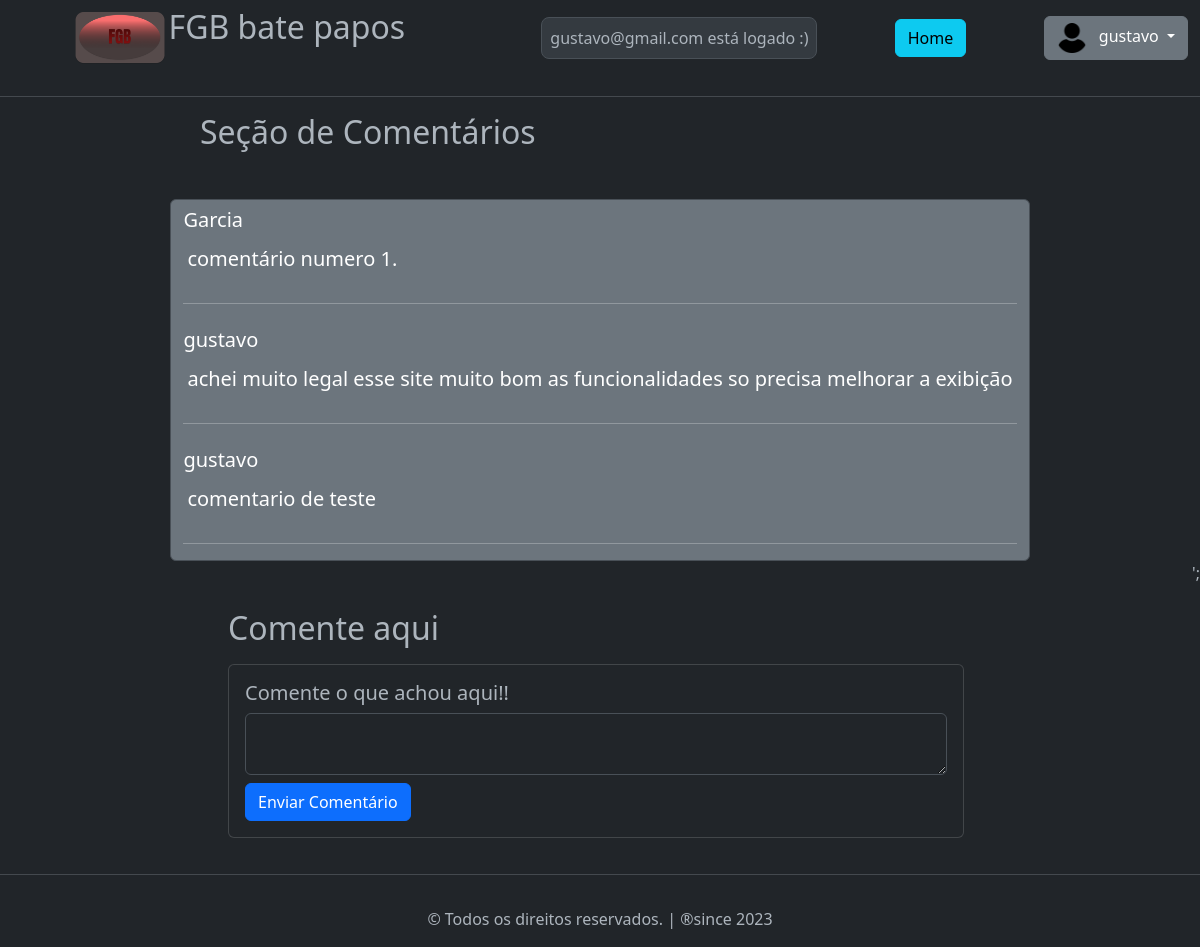
The app's page /front/pages/pagina2.php (signed in) with its own data.
### tables this page shows
CREATE TABLE `comentarios` (
  `id` int(11) NOT NULL,
  `id_comentario` int(11) DEFAULT NULL,
  `comentario` text DEFAULT NULL,
  `data_comentario` date NOT NULL DEFAULT current_timestamp()
);

CREATE TABLE `usuario` (
  `id` int(11) NOT NULL,
  `nome` varchar(50) NOT NULL,
  `email` varchar(40) NOT NULL,
  `senha` varchar(60) NOT NULL,
  `telefone` varchar(15) NOT NULL,
  `sexo` char(1) NOT NULL,
  `dataNasc` date NOT NULL,
  `criadoEm` date NOT NULL,
  `atualizadoEm` date DEFAULT NULL
);

### back/controller/comentario.php (called while the page is built, shortened)
<?php
$id_comentario = $_SESSION['user_id'];
$result['select_comentario_pessoal'] = mysqli_query(
    $conexao,
    "SELECT u.nome, c.comentario " .
        "FROM comentarios c INNER JOIN " .
        "usuario u ON c.id_comentario = u.id WHERE " .
        "c.id_comentario = $id_comentario;"
);
$result['select_todos_comentarios'] = mysqli_query(
    $conexao,
    "SELECT u.nome, c.comentario " .
        "FROM comentarios c INNER JOIN " .
        "usuario u ON c.id_comentario = u.id ".
        "ORDER BY c.id;"
);

### front/pages/pagina2.php (the view, shortened to what this page needs)
<?php
include_once("../../back/config.php");
if ((!isset($_SESSION['email']) == true) && (!isset($_SESSION['senha']) == true)) {
    if (isset($_SESSION)) {
        unset($_SESSION['email']);
        unset($_SESSION['senha']);
        unset($_SESSION['user_name']);
        unset($_SESSION['user_id']);
    }
} else {
    $logado = $_SESSION['email'];
    $user = $_SESSION['user_name'];
    $user_id = $_SESSION['user_id'];
    $perfil = [
        $user_id => " id: " . $user_id,
        $user => "nome: " . $user,
        $logado => "email: " . $logado,
    ];
    include_once("../../back/controller/comentario.php");
}
?>
<!DOCTYPE html>
<html lang="pt-br">
<head>
    <link href="https://cdn.jsdelivr.net/npm/bootstrap@5.3.0/dist/css/bootstrap.min.css" rel="stylesheet">
    <link rel="stylesheet" href="../assets/arquivo.css">
</head>
<body data-bs-theme="dark">
    <header class="container-fluid pt-3">
        <div class="logo d-flex">
            <img height="60px" src="../assets/imagens/logo1.png" alt="logo"  class="p-1">
            <h2>FGB bate papos</H2>
        </div>
        <?php if (isset($logado)) : ?>
            <div class="bg-light-subtle border border-secundary-subtle rounded-3 p-2">
                <?= $logado . ' está logado :)' ?>
            </div>
        <?php endif; ?>
        <div class="menu-header justfy-content-between text-center">
            <a class="btn btn-info " href="../index.php">Home</a>
        </div>
        <?php if (isset($logado)) : ?>
            <div class="dropdown">
                <button class="btn btn-secondary dropdown-toggle" type="button" data-bs-toggle="dropdown" aria-expanded="false">
                    <img height="30px" src="../assets/imagens/peril-2.png" alt="perfil">
                    <i class="fa-regular fa-user me-2"></i><?= $user ?>
                </button>
                    <?php foreach ($perfil as $dados) : ?>
                        <?php print_r("<li class=\"dropdown-item\"> <a class=\"text-white-50\" href=\"perfil.php\">" .  $dados . "</li></a> <hr class=\"dropdown-divider\">")  ?>
                    <?php endforeach; ?>
            </div>
        <?php endif; ?>
    </header>
    <hr>
    <main>
        <div class="col-md-8 offset-md-2">
            <h2>Seção de Comentários</h2>
        </div>
        <?php if (mysqli_num_rows($result['select_todos_comentarios']) > 0) :
        ?>
            <section class="comentario mt-5 d-grid justify-content-center" style="margin-left: 0%;">
                <div class="jumbotron jumbotron-fluid bg-secondary text-white border border- rounded row">
                    <div class="container align-items-start col-12">
                        <?php while ($comentarios = mysqli_fetch_assoc($result['select_todos_comentarios'])) : ?>
                            <?php $autor = $comentarios['nome'];
                            $comentario = $comentarios['comentario']; ?>
                            <h5 class="display-9 pt-2"><?= $autor ?></h5>
                            <p class="lead p-1"><?= $comentario . "<hr>" ?></p>
                        <?php endwhile; ?>
                    </div>
                </div>
            </section>
        <?php endif; ?>
        <section class="comentario h-100 d-flex" style="margin-left: 0%;">
            <div class="container mt-5 justify-content-start ">
                <div class="row">
                    <div class="col-md-8 offset-md-2">
                        <h2>Comente aqui</h2>
                        <div class="card mt-3">
                            <div class="card-body">
                                <h5 class="card-title">Comente o que achou aqui!!</h5>
                                <form method="post" action="../../back/controller/comentario.php" class="form d-block">
                                    <div class="form-group">
                                        <textarea class="form-control" id="comentario" rows="2" cols="70"></textarea>
                                    </div>
                                    <button type="submit" class="enviar_comentario btn btn-primary mt-2">Enviar Comentário</button>
                                </form>
                            </div>
                        </div>
                    </div>
                </div>
            </div>
            ';
        </section>
    </main>
    <hr>
    <footer class="footer p-3 text-center">
        &copy; Todos os direitos reservados. | &reg;since 2023
    </footer>
</body>
</html>

### front/assets/arquivo.css (style rules this page uses)
* { padding: 0px; margin: 0px; text-decoration: none !important; }
.logo { padding: 5% !important; }
main { height: fit-content; width: 100%; }
header { height: 60px; display: flex; justify-content: space-between; align-items: center; padding: 0px 10px; }
.menu-header { display: flex; gap: 10px; }
hr { margin-top: 3% !important; }

### records on screen
comentarios: id_comentario.nome "Garcia", comentario "comentário numero 1."
comentarios: id_comentario.nome "gustavo", comentario "achei muito legal esse site muito bom as funcionalidades so precisa melhorar a exibição"
comentarios: id_comentario.nome "gustavo", comentario "comentario de teste"

### other values on screen
$logado "gustavo@gmail.com"
$user "gustavo"
